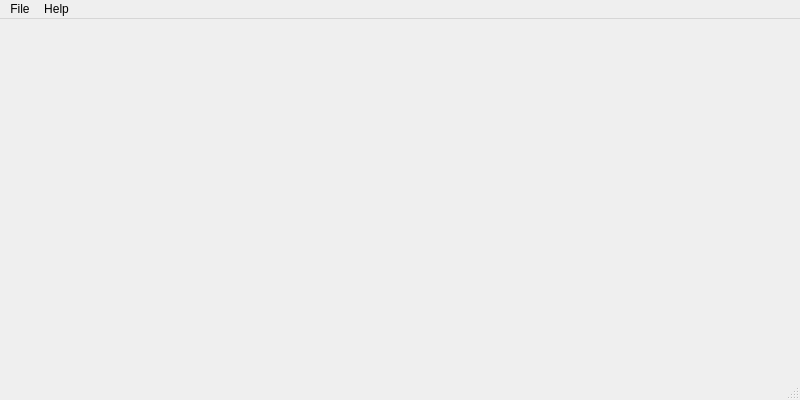
<?xml version="1.0" encoding="UTF-8"?>
<ui version="4.0">
 <class>MainWindow</class>
 <widget class="QMainWindow" name="MainWindow">
  <property name="geometry">
   <rect>
    <x>0</x>
    <y>0</y>
    <width>800</width>
    <height>400</height>
   </rect>
  </property>
  <property name="windowTitle">
   <string>TaDa Sequencer[*]</string>
  </property>
  <property name="windowIcon">
   <iconset resource="Sequencer.qrc">
    <normaloff>:/Sequencer/icons/MainWindow.png</normaloff>:/Sequencer/icons/MainWindow.png</iconset>
  </property>
  <property name="iconSize">
   <size>
    <width>32</width>
    <height>32</height>
   </size>
  </property>
  <widget class="QWidget" name="centralWidget"/>
  <widget class="QMenuBar" name="menuBar">
   <property name="geometry">
    <rect>
     <x>0</x>
     <y>0</y>
     <width>800</width>
     <height>18</height>
    </rect>
   </property>
   <widget class="QMenu" name="menuFile">
    <property name="title">
     <string>File</string>
    </property>
    <addaction name="actionNew"/>
    <addaction name="actionOpen"/>
    <addaction name="actionSave"/>
    <addaction name="actionSave_as"/>
    <addaction name="separator"/>
    <addaction name="actionProperties"/>
    <addaction name="separator"/>
    <addaction name="actionExit"/>
   </widget>
   <widget class="QMenu" name="menuHelp">
    <property name="title">
     <string>Help</string>
    </property>
    <addaction name="actionAbout"/>
   </widget>
   <addaction name="menuFile"/>
   <addaction name="menuHelp"/>
  </widget>
  <widget class="QStatusBar" name="statusBar"/>
  <action name="actionNew">
   <property name="icon">
    <iconset resource="Sequencer.qrc">
     <normaloff>:/Sequencer/icons/actionNew.png</normaloff>:/Sequencer/icons/actionNew.png</iconset>
   </property>
   <property name="text">
    <string>New</string>
   </property>
   <property name="shortcut">
    <string>Ctrl+N</string>
   </property>
  </action>
  <action name="actionOpen">
   <property name="icon">
    <iconset resource="Sequencer.qrc">
     <normaloff>:/Sequencer/icons/actionOpen.png</normaloff>:/Sequencer/icons/actionOpen.png</iconset>
   </property>
   <property name="text">
    <string>Open</string>
   </property>
   <property name="shortcut">
    <string>Ctrl+O</string>
   </property>
  </action>
  <action name="actionSave">
   <property name="icon">
    <iconset resource="Sequencer.qrc">
     <normaloff>:/Sequencer/icons/actionSave.png</normaloff>:/Sequencer/icons/actionSave.png</iconset>
   </property>
   <property name="text">
    <string>Save</string>
   </property>
   <property name="shortcut">
    <string>Ctrl+S</string>
   </property>
  </action>
  <action name="actionSave_as">
   <property name="text">
    <string>Save as...</string>
   </property>
  </action>
  <action name="actionProperties">
   <property name="text">
    <string>Settings...</string>
   </property>
  </action>
  <action name="actionAbout">
   <property name="text">
    <string>About</string>
   </property>
  </action>
  <action name="actionExit">
   <property name="text">
    <string>Exit</string>
   </property>
  </action>
 </widget>
 <layoutdefault spacing="6" margin="11"/>
 <resources>
  <include location="Sequencer.qrc"/>
 </resources>
 <connections/>
</ui>
